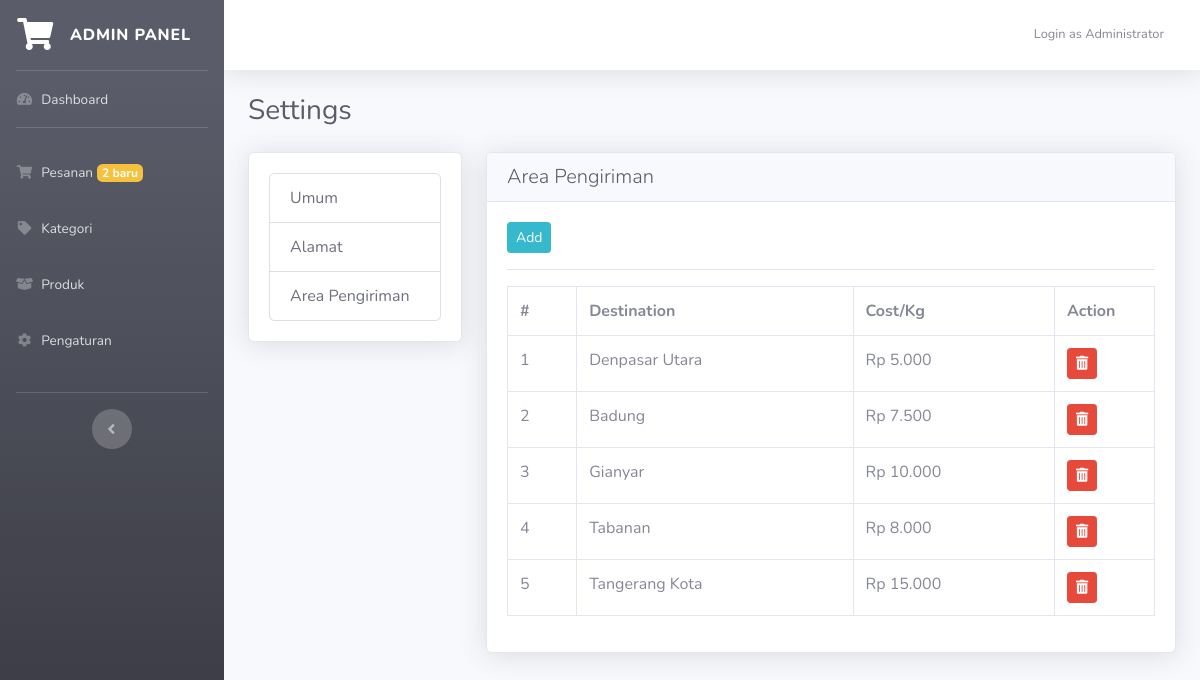
The app's page /admin.php?page=settings&opt=delivery (signed in) with its own data.
### tables this page shows
CREATE TABLE `region` (
  `id` int(11) NOT NULL,
  `region` varchar(100) NOT NULL,
  `price` int(11) NOT NULL
);

### admin.php (called while the page is built, shortened)
<?php
require_once 'include/func.php';
include "module/templates/index-admin.php";

### include/func.php (called while the page is built, shortened)
<?php
function string2Number($cString){
    return str_replace(",","",$cString) ;
}
function number2String($nNumber,$nDecimals=0){
    $nNumber = floatval(string2Number($nNumber)) ;
    return number_format($nNumber,$nDecimals,",",".") ;
}

### module/admin/settings.php (the view, shortened to what this page needs)
<div class="container-fluid">
	<h1 class="h3 mb-2 text-gray-800 mb-4">Settings</h1>
	<div class="row">
        <div class="col-md-3">
            <div class="card shadow">
                <div class="card-body">
                    <div class="list-group">
                        <a href="?page=settings&opt=general" class="list-group-item list-group-item-action">Umum</a>
                        <a href="?page=settings&opt=address" class="list-group-item list-group-item-action">Alamat</a>
                        <a href="?page=settings&opt=delivery" class="list-group-item list-group-item-action">Area Pengiriman</a>
                    </div>
                </div>
            </div>
        </div>
        <?php
        if(!isset($_GET['opt']) ||$_GET['opt'] == "general"){
        ?>
        <div class="col-md-9">
            <div class="card shadow">
                <div class="card-header">
                    <h2 class="lead text-dark mb-0">General</h2>
                </div>
                    <div class="card-body">
                        <form action="?page=settings" method="post">
                            <div class="form-group">
                                <label for="title">Website Name</label>
                                <input type="text" autocomplete="off" name="cTitle" id="title" class="form-control" required value="<?= $vaGeneral['app_name']; ?>">
                            </div>
                            <div class="form-group">
                                <label for="slogan">Website slogan</label>
                                <input type="text" autocomplete="off" name="cSlogan" id="slogan" class="form-control" required value="<?= $vaGeneral['slogan']; ?>">
                                <small class="text-muted">Will appear on the title home</small>
                            </div>
                            <!-- <div class="form-group">
                                <label for="color">Navigation Color</label>
                                <input type="text" autocomplete="off" name="color" id="color" class="form-control" required value="<?= $vaGeneral['navbar_color']; ?>">
                                <small class="text-muted">Use hex code. Example: #12283F</small>
                            </div> -->
                            <div class="form-group">
                                <label for="whatsapp">WhatsApp</label>
                                <input type="number" autocomplete="off" name="cWhatsapp" id="whatsapp" class="form-control" required value="<?= $vaGeneral['whatsapp']; ?>">
                            </div>
                            <div class="form-group">
                                <label for="email_contact">Email Contact</label>
                                <input type="text" autocomplete="off" name="cEmailContact" id="email_contact" class="form-control" required value="<?= $vaGeneral['email_contact']; ?>">
                            </div>
                            <button type="submit" name="change_general" class="btn btn-sm btn-success">Update</button>
                        </form>
                    </div>
                </div>
            </div>
        </div>
        <?php
        }else if($_GET['opt'] == "delivery"){
        ?>
        <div class="col-md-9">
            <div class="card shadow">
                <div class="card-header">
                    <h2 class="lead text-dark mb-0">Area Pengiriman</h2>
                </div>
                <div class="card-body">
                   <a href="?page=settings&opt=add_delivery" class="btn btn-sm btn-info">Add</a>
                   <hr>
                   <table class="table table-bordered">
                        <tr>
                            <th>#</th>
                            <th>Destination</th>
                            <th>Cost/Kg</th>
                            <th>Action</th>
                        </tr>
                        <?php
                        $no=1;
                        $dbDelivery = mysqli_query($db,"select * from `region`");
                        while($dbR  = mysqli_fetch_array($dbDelivery)){ ?>
                        <tr>
                            <td><?= $no; ?></td>
                            <td><?= $dbR['region']; ?></td>
                            <td>Rp <?= number2String($dbR['price']); ?></script></td>
                            <td style="width: 100px">
                                <a href="?page=settings&opt=delete_delivery&id=<?= $dbR['id']; ?>" onclick="return confirm('Apakah Anda Yakin?')" class="btn btn-sm btn-danger"><i class="fa fa-trash-alt"></i></a>
                            </td>
                        </tr>
                        <?php $no++; } ?>
                   </table>
                </div>
            </div>
        </div>
        <?php
        }else if($_GET['opt'] == "add_delivery"){
        ?>
        <div class="col-md-9">
            <div class="card shadow">
                <div class="card-header">
                    <h2 class="lead text-dark mb-0">Tambah Area Pengiriman</h2>
                </div>
                <div class="card-body">
                    <form action="?page=settings" method="post">
                    <div class="form-group">
                        <label for="region">Wilayah</label>
                        <input
                            type="text"
                            class="form-control"
                            id="region"
                            name="cRegion"
                            autocomplete="off"
                            required
                            value=""
                        >
                    </div>
                    <div class="form-group">
                    <label for="price">Harga/Kg</label>
                        <input
                            type="text"
                            class="form-control input-money"
                            id="price"
                            name="cPrice"
                            autocomplete="off"
                            required
                            value=0
                        >
                        <small id="priceHelp" class="form-text text-muted"
                            >Contoh pengisian: 1,000.00</small
                        >
                    </div>
                    <button type="submit" name="add_delivery" class="btn btn-primary">Add</button>
                </form>
                </div>
            </div>
        </div>
        <?php
        }
        ?>
    </div>
</div>

### records on screen
region: region "Denpasar Utara", price "5.000"
region: region "Badung", price "7.500"
region: region "Gianyar", price "10.000"
region: region "Tabanan", price "8.000"
region: region "Tangerang Kota", price "15.000"

### other values on screen
$orders "2"
$_SESSION['name'] "Administrator"
